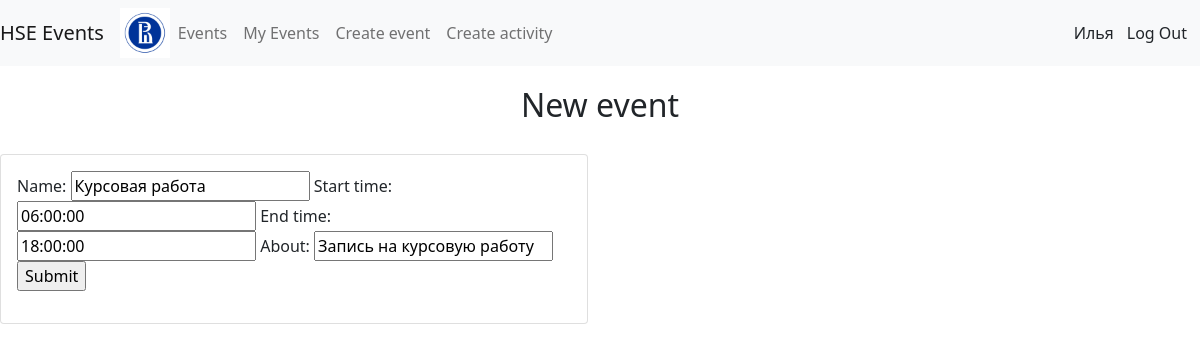
/update_event/1 (signed in), run on the app's committed database.
### events/models.py (models this page shows, shortened)
class Event(models.Model):
    name = models.CharField(max_length=50, null=True)
    start_time = models.TimeField()
    end_time = models.TimeField()
    about = models.CharField(max_length=500, null=True)

### events/views.py (the view)
# urls.py: path('update_event/<int:id>', views.update_event, name="update_event"),
@login_required(login_url='login')
def update_event(request, id):
    event = Event.objects.get(id=id)
    form = EventForm(instance=event)
    if request.method == "POST":
        form = EventForm(request.POST, instance=event)
        if form.is_valid():
            form.save()
            return redirect('/')
    context = {'form': form}
    return render(request, 'events/create_event.html', context)

### events/forms.py
class EventForm(ModelForm):
    class Meta:
        model = Event
        fields = '__all__'

### events/templates/events/create_event.html (shortened to what this page needs)
{% extends 'events/main.html' %}
{% block content %}
    <h2 class="title">New event</h2>
    <div class="row">
        <div class="col-md-6">
            <div class="card card-body">
                <form action="" method="POST">
                    {{ form }}
                  <input type="submit" name="Submit">
                </form>
            </div>
        </div>
    </div>
{% endblock %}

### events/templates/events/navbar.html (shortened to what this page needs)
{% load static %}
<nav class="navbar navbar-expand-lg navbar-light bg-light">
  <a class="navbar-brand" href="#">HSE Events</a>
  <img class="hseimage" src="{% static 'images/hse.png' %}" width="50">
  <div class="collapse navbar-collapse" id="navbarNav">
    <ul class="navbar-nav">
      <li class="nav-item active">
        <a class="nav-link" href="/">Events</a>
      </li>
      <li class="nav-item">
        <a class="nav-link" href="/myevents">My Events</a>
      </li>
      <li class="nav-item">
        <a class="nav-link" href="/create_event">Create event</a>
      </li>
      <li class="nav-item">
        <a class="nav-link" href="/create_activity">Create activity</a>
      </li>
    </ul>
  </div>
  <span>
    {{ request.user.first_name }}
  </span>
  <span>
    <a class="btn" href="{% url 'logout' %}">Log Out</a>
  </span>
</nav>

### static/css/main.css (style rules this page uses)
.title { text-align: center; margin-top: 20px; margin-bottom: 30px }

### data on the page
Event: name "Курсовая работа", start_time "06:00:00", end_time "18:00:00", about "Запись на курсовую работу"

### other printed values
{{ request.user.first_name }} "Илья"
